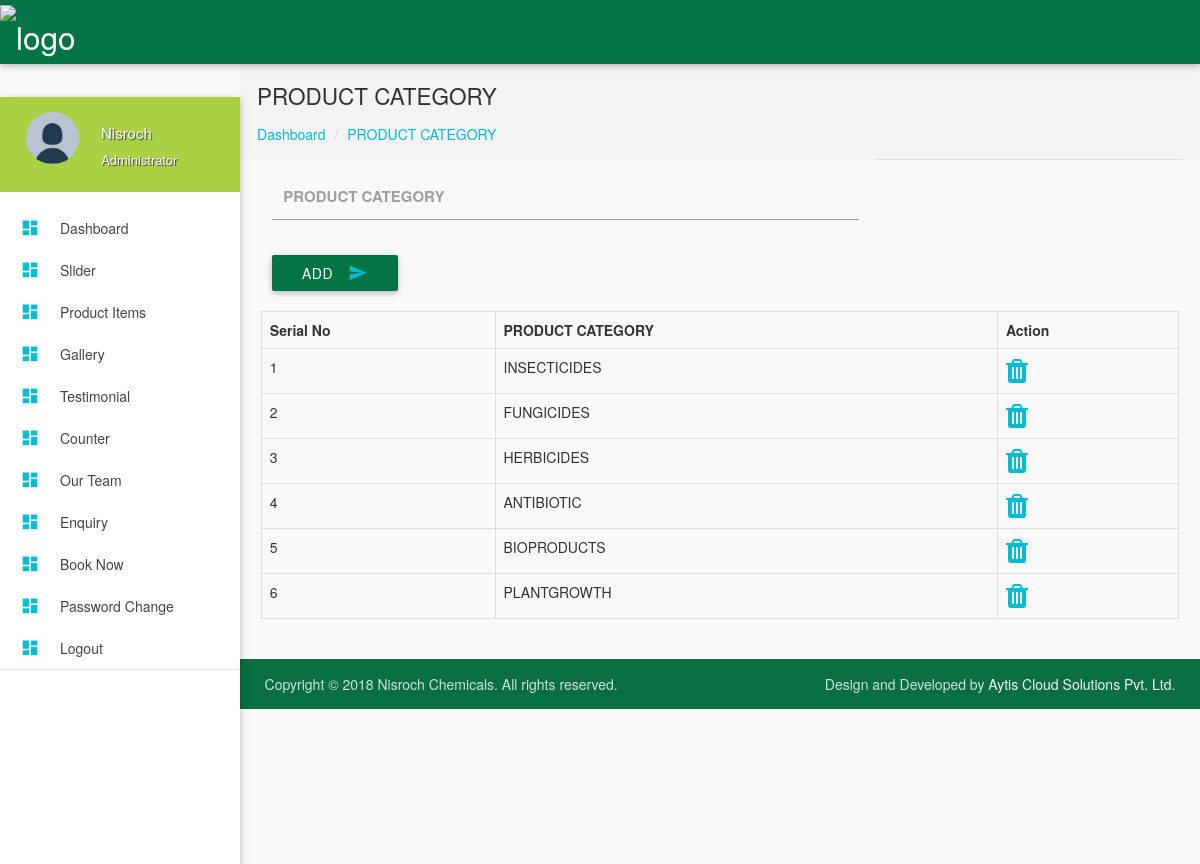
The app's page /admin/productcat.php (signed in) with its own data.
### tables this page shows
CREATE TABLE `product_category` (
  `id` int(10) NOT NULL,
  `name` varchar(100) NOT NULL
);

### admin/productcat.php (the view, shortened to what this page needs)
<?php include'header.php';?>
 <section id="content">
        <div id="breadcrumbs-wrapper">
          <div class="container">
            <div class="row">
              <div class="col s12 m12 l12">
                <h5 class="breadcrumbs-title">PRODUCT CATEGORY</h5>
                <ol class="breadcrumbs">
                  <li><a href="index.php">Dashboard</a>
                  </li>
                  <li><a href="#">PRODUCT CATEGORY</a>
                  </li>
                </ol>
              </div>
            </div>
          </div>
        </div>
        <div class="container">
            <div class="col-md-8">
            <form action="" method="post" enctype="multipart/form-data">
                    <div class="input-field col s12">
                        <input id="notice" type="text" name="product" class="validate">
                          <label for="notice">PRODUCT CATEGORY</label>
                        </div>
                    <br/>
                        <button class="btn cyan waves-effect waves-light" type="submit" name="add">Add
                                <i class="mdi-content-send right"></i>
                              </button>
            </form><br/>
            </div>
            <div class="divider"></div>
            <div class="row">
                <div class="col-md-12">
                    <div class="table-responsive">
                        <table class="table table-bordered">
                            <tr>
                                <th>Serial No</th><th>PRODUCT CATEGORY</th><th>Action</th>
                            </tr>
                            <?php
                            $count=1;
                            $sql=mysqli_query($conn,"select * from product_category");
                            while($rows=mysqli_fetch_assoc($sql)){
                            ?>
                            <tr>
                                            <td><?php echo $count++;?></td>
                                            <td><?php echo $rows['name'];?></td>
                                            <td><a href="deletepcat.php?id=<?php echo $rows['id'];?>"><i class="fa fa-trash fa-2x"></i></a></td>
                            </tr>
                          <?php  }?>
                        </table>
                    </div>
                </div>
            </div>
        </div>
        <?php include 'footer.php';?>

### admin/header.php (shortened to what this page needs)
<?php
include("includes/db_connection.php");
?>
<!DOCTYPE html>
<html lang="en">
<head>
  <link href="../assets//css/bootstrap.min.css" type="text/css" rel="stylesheet" media="screen,projection">
  <link href="css/materialize.min.css" type="text/css" rel="stylesheet" media="screen,projection">
  <link href="css/style.min.css" type="text/css" rel="stylesheet" media="screen,projection">
    <link href="css/custom/custom.min.css" type="text/css" rel="stylesheet" media="screen,projection">
<link rel="stylesheet" href="https://cdnjs.cloudflare.com/ajax/libs/font-awesome/4.7.0/css/font-awesome.min.css">
  <link href="js/plugins/prism/prism.css" type="text/css" rel="stylesheet" media="screen,projection">
  <link href="js/plugins/perfect-scrollbar/perfect-scrollbar.css" type="text/css" rel="stylesheet" media="screen,projection">
  <link href="js/plugins/chartist-js/chartist.min.css" type="text/css" rel="stylesheet" media="screen,projection">
  <link href="js/plugins/dropify/css/dropify.min.css" type="text/css" rel="stylesheet" media="screen,projection">
</head>
<body>
  <header id="header" class="page-topbar">
        <div class="navbar-fixed">
            <nav class="navbar-color">
                <div class="nav-wrapper">
                    <ul class="left">
                        <li><a href="index.php" class="brand-logo darken-1"><img src="../assets/img/logo.png" alt="logo"></a></li>
                    </ul>
                </div>
            </nav>
        </div>
  </header>
  <div id="main">
    <div class="wrapper">
      <aside id="left-sidebar-nav">
                <ul id="slide-out" class="side-nav fixed leftside-navigation">
                <li class="user-details cyan darken-2">
                <div class="row">
                    <div class="col col s4 m4 l4">
                        <img src="images/avatar.jpg" alt="" class="circle responsive-img valign profile-image">
                    </div>
                    <div class="col col s8 m8 l8">
                        <?php
                        $role=$_SESSION['role'];
                        $sql=mysqli_query($conn,"select * from login where role='$role'");
                        $rr=mysqli_fetch_assoc($sql);
                        $name=$rr['username'];
                        ?>
                        <a class="btn-flat dropdown-button waves-effect waves-light white-text profile-btn" href="#" data-activates="profile-dropdown"><?php echo $name;?></a>
                        <p class="user-roal">Administrator</p>
                    </div>
                </div>
            </li>
                <li class="bold"><a href="index.php" class="waves-effect waves-cyan"><i class="mdi-action-dashboard"></i> Dashboard</a>
                </li>
                <li class="bold"><a href="slider.php" class="waves-effect waves-cyan"><i class="mdi-action-dashboard"></i> Slider</a>
                </li>
                <li class="bold"><a href="productitem.php" class="waves-effect waves-cyan"><i class="mdi-action-dashboard"></i> Product Items</a>
                </li>
                 <li class="bold"><a href="gallery.php" class="waves-effect waves-cyan"><i class="mdi-action-dashboard"></i> Gallery</a>
                </li>
                <li class="bold"><a href="testimonal.php" class="waves-effect waves-cyan"><i class="mdi-action-dashboard"></i> Testimonial</a>
                </li>
                  <li class="bold"><a href="counter.php" class="waves-effect waves-cyan"><i class="mdi-action-dashboard"></i> Counter</a>
                </li>
                 <li class="bold"><a href="team.php" class="waves-effect waves-cyan"><i class="mdi-action-dashboard"></i> Our Team</a>
                </li>
                <li class="bold"><a href="enquiry.php" class="waves-effect waves-cyan"><i class="mdi-action-dashboard"></i> Enquiry</a>
                </li>
                 <li class="bold"><a href="book.php" class="waves-effect waves-cyan"><i class="mdi-action-dashboard"></i> Book Now</a>
                </li>
                  <li class="bold"><a href="password.php" class="waves-effect waves-cyan"><i class="mdi-action-dashboard"></i> Password Change</a>
                </li>
                <li class="bold"><a href="logout.php" class="waves-effect waves-cyan"><i class="mdi-action-dashboard"></i> Logout</a>
                </li>
                <li class="li-hover"><div class="divider"></div></li>
            </ul>
            </aside>

### admin/header.php (style rules this page uses)
i { color: #aad044; }
#content { min-height:800px; }

### admin/productcat.php (style rules this page uses)
i { color:#00bcd4; }

### records on screen
product_category: name "INSECTICIDES"
product_category: name "FUNGICIDES"
product_category: name "HERBICIDES"
product_category: name "ANTIBIOTIC"
product_category: name "BIOPRODUCTS"
product_category: name "PLANTGROWTH"

### other values on screen
$name "Nisroch"
